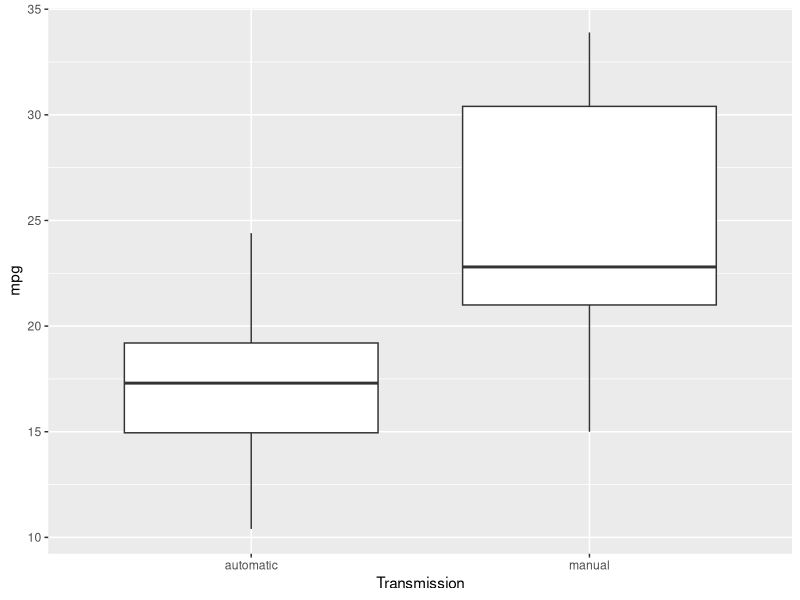
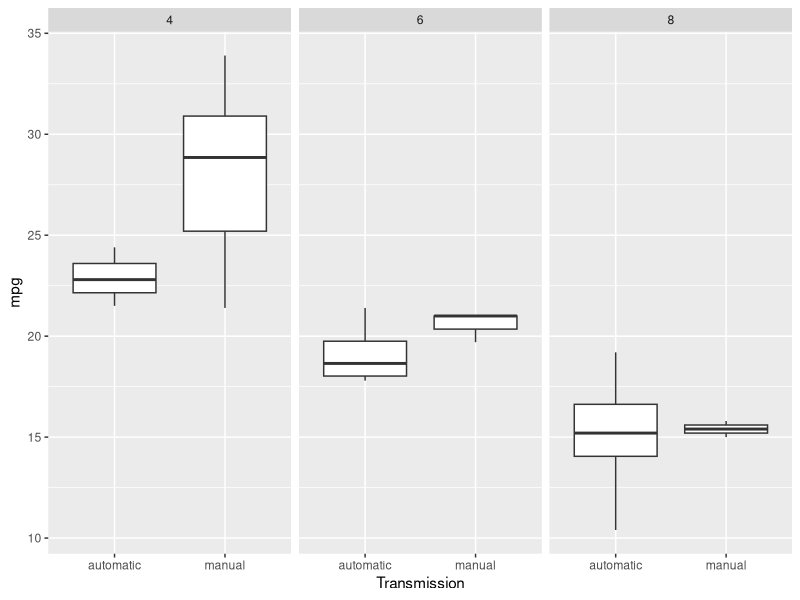
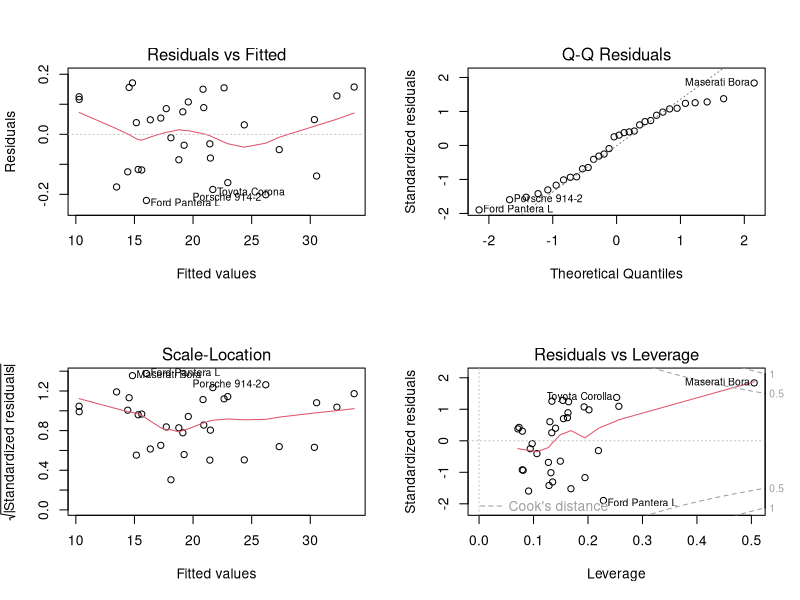

Reproduce these figures in R, in order.
## ---- chunk 1
knitr::opts_chunk$set(echo = TRUE)
require(ggplot2)
require(GGally)
require(dplyr)
mtc <- mtcars
mtc$am <- factor(mtc$am)
## ---- chunk 2
g <- ggplot(data = mtc, mapping=aes(x=factor(am), y=mpg))
g + geom_boxplot() + scale_x_discrete(labels=c("automatic", "manual")) + xlab("Transmission")
## ---- chunk 3
m1 <- lm(mpg~I(factor(am))-1, data=mtc)
coef(summary(m1))
## ---- chunk 4
me1 <- coef(m1)[1]
me2 <- coef(m1)[1]
## ---- chunk 5
m2 <- update(m1, .~.+hp+wt)
coef(summary(m2))
## ---- chunk 6
mtc_pca <- prcomp(as_tibble(mtcars))
mtc <- cbind(mtc, mtc_pca$x)
m3 <- lm(mpg~I(factor(am))-1+PC1+PC2+PC3, data=mtc)
coef(summary(m3))
## ---- chunk 7
summary(mtcars)
## ---- chunk 8
g <- ggplot(data = mtc, mapping=aes(x=factor(am), y=mpg))
g + geom_boxplot()  + 
  facet_wrap( ~ cyl) + 
  scale_x_discrete(labels=c("automatic", "manual")) + xlab("Transmission")
## ---- chunk 9
cor(select(mtc, wt, cyl, hp, disp, carb, gear))
## ---- chunk 10
par(mfrow=c(2,2))
plot(m3)
par(mfrow=c(1,1))
## ---- chunk 11
anova(m1,m2,m3)
